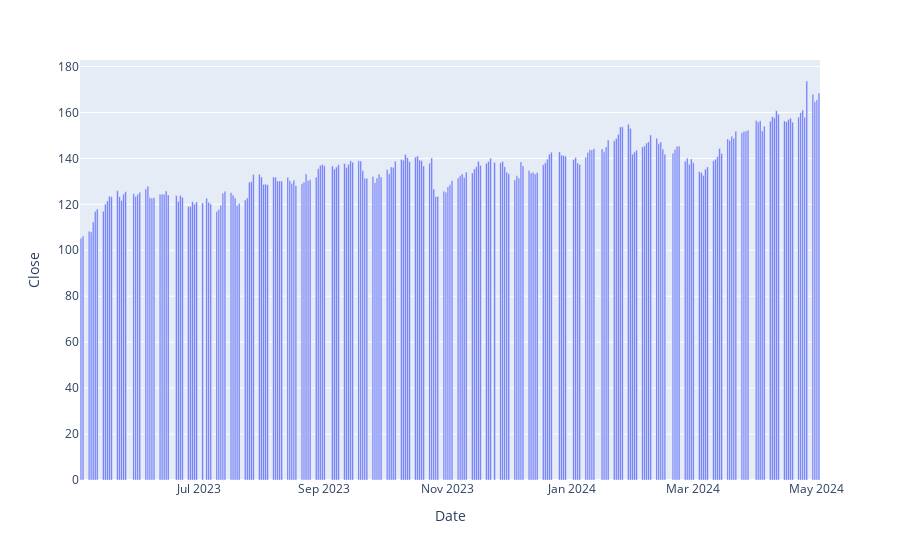

The notebook cell this image was saved under:
### Code cell
figure = px.bar(data, x = "Date", y= "Close")
figure.show()

### Figure 1 — Plotly figure (JSON) as saved in the notebook; plotly's stock layout.template omitted (floating-point values rounded to 4 significant figures; data arrays with more than 128 entries replaced by an {"elided": "..."} marker saying what was removed)
{"data": [{"alignmentgroup": "True", "hovertemplate": "Date=%{x}<br>Close=%{y}<extra></extra>", "legendgroup": "", "marker": {"color": "#636efa", "pattern": {"shape": ""}}, "name": "", "offsetgroup": "", "orientation": "v", "showlegend": false, "textposition": "auto", "type": "bar", "x": {"elided": "251 str values"}, "xaxis": "x", "y": {"elided": "251 float values"}, "yaxis": "y"}], "layout": {"autosize": true, "barmode": "relative", "legend": {"tracegroupgap": 0}, "margin": {"t": 60}, "xaxis": {"anchor": "y", "autorange": true, "domain": [0, 1], "range": ["2023-05-03 12:00", "2024-05-02 12:00"], "title": {"text": "Date"}, "type": "date"}, "yaxis": {"anchor": "x", "autorange": true, "domain": [0, 1], "range": [0, 182.8], "title": {"text": "Close"}, "type": "linear"}}}
